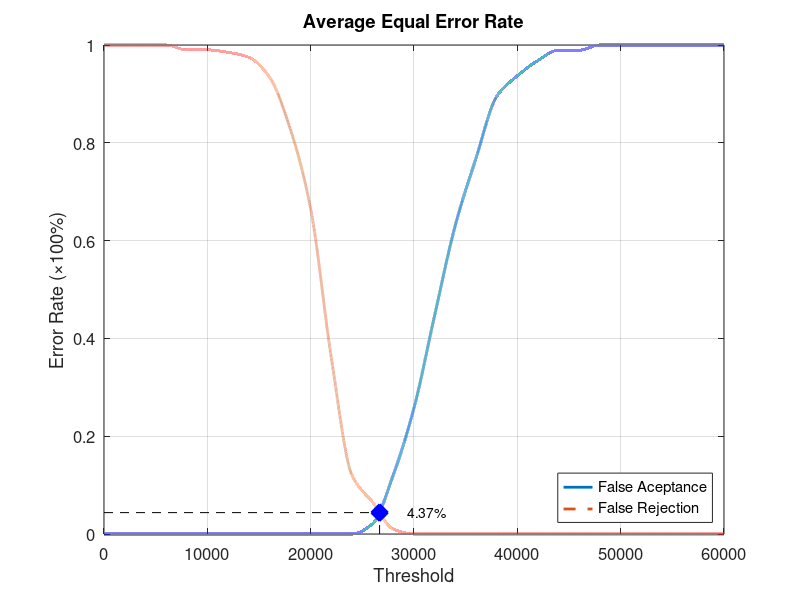
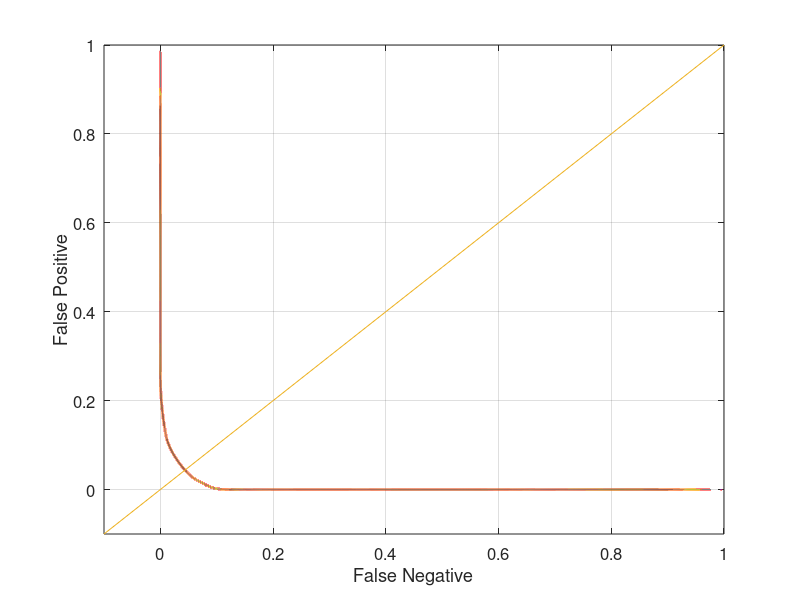

Here is the MATLAB script that generated these plots, in order:
function yEER = Database1_4
close all;
clear;
clc;
x = 0:2000:60000;
xq = 0:0.5:60000;

y0 = [0 0 0 0 0 0 0 0 0 0 0 0 0 0.0210526 0.121053 0.257895 0.447368 0.631579 0.768421 0.894737 0.936842 0.968421 0.989474 0.989474 1 1 1 1 1 1 1];
yy0 = interp1(x, y0, xq, 'pchip');
y1 = [1 1 1 1 0.99 0.99 0.985 0.975 0.935 0.83 0.665 0.36 0.12 0.065 0.01 0 0 0 0 0 0 0 0 0 0 0 0 0 0 0 0];
yy1 = interp1(x, y1, xq, 'pchip');

% Calculating EER: 
y2 = abs(y0 - y1);
find(y2 == min(y2))
yy2 = abs(yy0 - yy1);
xEER = find(yy2 == min(yy2));
xEERIndex = xq(xEER) % X-axis EER
yEER = yy0(xEER) % Y-axis EER

main = figure
plot(xq, yy0,'-','LineWidth', 2);	hold on
plot(xq, yy1,'--','LineWidth', 2);	hold on
plot([xEERIndex xEERIndex], [0 yEER], 'k--');	hold on
plot([0 xEERIndex], [yEER yEER], 'k--');	hold on
plot(xEERIndex, yEER, 'bx', 'LineWidth', 10);	hold on
text(xEERIndex + 10 * xEERIndex / 100, yEER, [num2str(round((10000 * yEER)) / 100) '%'])
legend('False Aceptance', 'False Rejection', 'Location', 'SouthEast')
xlabel('Threshold')
ylabel('Error Rate (\times100%)')
title('Average Equal Error Rate')
set(gca, 'FontSize', 12)
axis([0 60000 0 1])
grid on

print(main, 'Database1_4Main', '-dpng');
FNRxFPR = figure('Color', [1 1 1]);
plot(yy1, yy0, '-', yy1, yy0, 'LineWidth', 2);
hold on
y = -0.1:0.1:1
plot(y, y); 
set(gca, 'FontSize', 12)
xlabel('False Negative')
ylabel('False Positive')
axis([-0.1 1 -0.1 1])
set(gca, 'FontSize', 12)
grid on

print(FNRxFPR, 'Database1_4FNRxFPR','-dpng');
end
